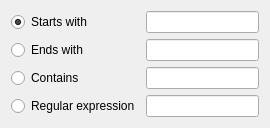
<?xml version="1.0" encoding="UTF-8"?>
<ui version="4.0">
 <class>EditStringMarkerWidget</class>
 <widget class="QWidget" name="EditStringMarkerWidget">
  <property name="geometry">
   <rect>
    <x>0</x>
    <y>0</y>
    <width>270</width>
    <height>116</height>
   </rect>
  </property>
  <property name="windowTitle">
   <string>Form</string>
  </property>
  <layout class="QGridLayout" name="gridLayout">
   <item row="0" column="0">
    <widget class="QRadioButton" name="startsButton">
     <property name="text">
      <string>Starts with</string>
     </property>
     <property name="checked">
      <bool>true</bool>
     </property>
     <attribute name="buttonGroup">
      <string>buttonGroup</string>
     </attribute>
    </widget>
   </item>
   <item row="0" column="1">
    <widget class="QLineEdit" name="startsEdit"/>
   </item>
   <item row="1" column="0">
    <widget class="QRadioButton" name="endsButton">
     <property name="text">
      <string>Ends with</string>
     </property>
     <attribute name="buttonGroup">
      <string>buttonGroup</string>
     </attribute>
    </widget>
   </item>
   <item row="1" column="1">
    <widget class="QLineEdit" name="endsEdit"/>
   </item>
   <item row="2" column="0">
    <widget class="QRadioButton" name="containsButton">
     <property name="text">
      <string>Contains</string>
     </property>
     <attribute name="buttonGroup">
      <string>buttonGroup</string>
     </attribute>
    </widget>
   </item>
   <item row="2" column="1">
    <widget class="QLineEdit" name="containsEdit"/>
   </item>
   <item row="3" column="0">
    <widget class="QRadioButton" name="regexpButton">
     <property name="text">
      <string>Regular expression</string>
     </property>
     <attribute name="buttonGroup">
      <string>buttonGroup</string>
     </attribute>
    </widget>
   </item>
   <item row="3" column="1">
    <widget class="QLineEdit" name="regexpEdit"/>
   </item>
  </layout>
 </widget>
 <resources/>
 <connections>
  <connection>
   <sender>startsButton</sender>
   <signal>toggled(bool)</signal>
   <receiver>startsEdit</receiver>
   <slot>setEnabled(bool)</slot>
   <hints>
    <hint type="sourcelabel">
     <x>68</x>
     <y>18</y>
    </hint>
    <hint type="destinationlabel">
     <x>149</x>
     <y>12</y>
    </hint>
   </hints>
  </connection>
  <connection>
   <sender>endsButton</sender>
   <signal>toggled(bool)</signal>
   <receiver>endsEdit</receiver>
   <slot>setEnabled(bool)</slot>
   <hints>
    <hint type="sourcelabel">
     <x>110</x>
     <y>47</y>
    </hint>
    <hint type="destinationlabel">
     <x>152</x>
     <y>47</y>
    </hint>
   </hints>
  </connection>
  <connection>
   <sender>containsButton</sender>
   <signal>toggled(bool)</signal>
   <receiver>containsEdit</receiver>
   <slot>setEnabled(bool)</slot>
   <hints>
    <hint type="sourcelabel">
     <x>91</x>
     <y>71</y>
    </hint>
    <hint type="destinationlabel">
     <x>152</x>
     <y>73</y>
    </hint>
   </hints>
  </connection>
  <connection>
   <sender>regexpButton</sender>
   <signal>toggled(bool)</signal>
   <receiver>regexpEdit</receiver>
   <slot>setEnabled(bool)</slot>
   <hints>
    <hint type="sourcelabel">
     <x>94</x>
     <y>92</y>
    </hint>
    <hint type="destinationlabel">
     <x>152</x>
     <y>93</y>
    </hint>
   </hints>
  </connection>
 </connections>
 <buttongroups>
  <buttongroup name="buttonGroup"/>
 </buttongroups>
</ui>
